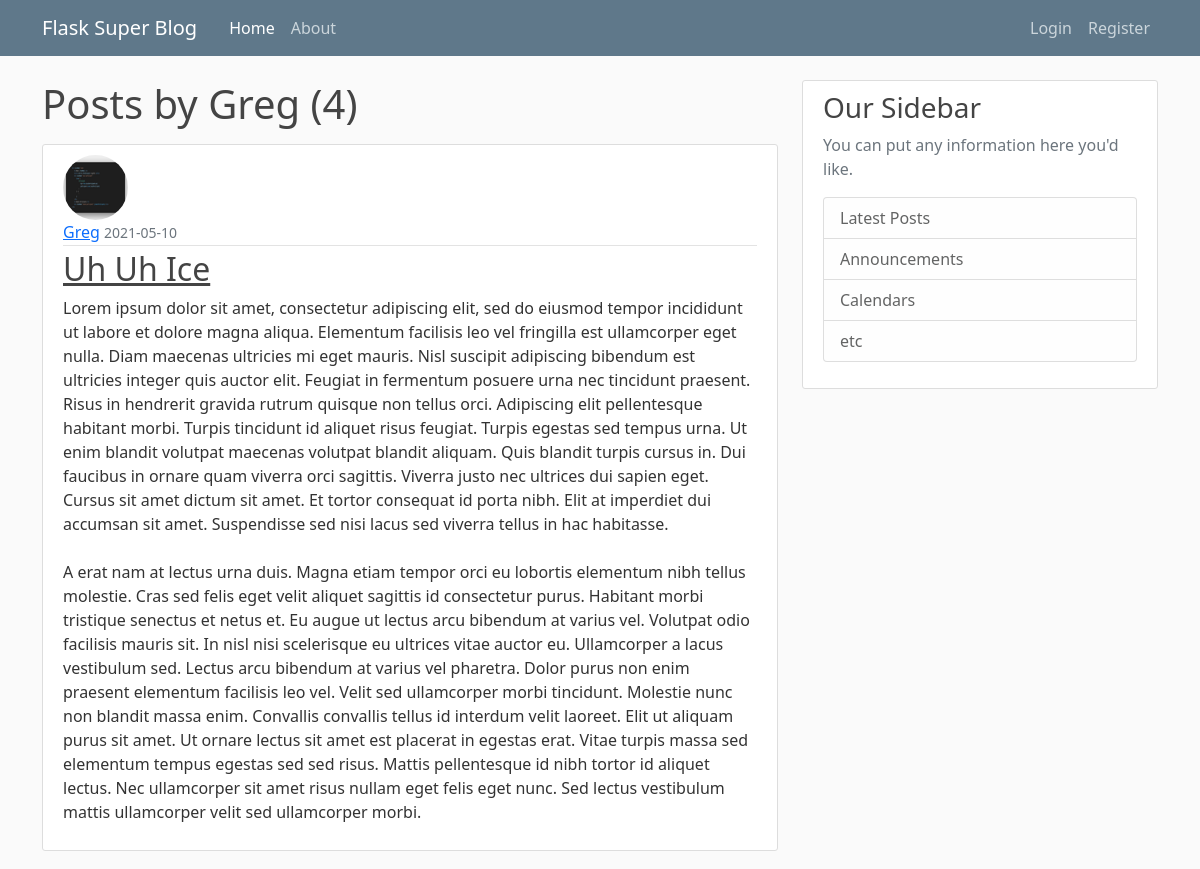
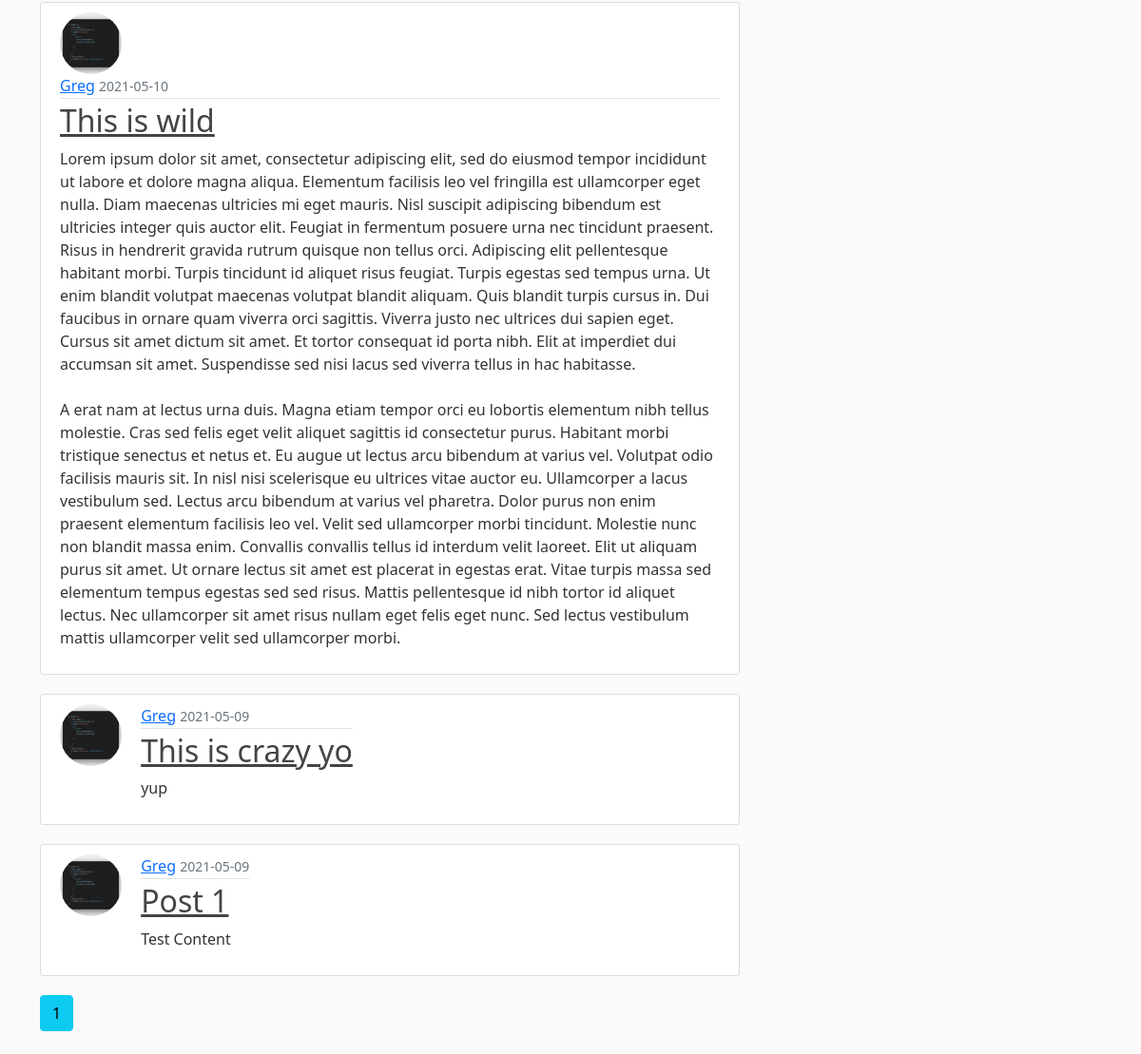
The page /user/Greg on the database its author committed (2 pictures, top to bottom).
### flaskblog/models.py (models this page shows, shortened)
class User(db.Model, UserMixin):
    id = db.Column(db.Integer, primary_key=True)
    username = db.Column(db.String(20), unique=True, nullable=False)
    email = db.Column(db.String(120), unique=True, nullable=False)
    image_file = db.Column(db.String(20), nullable=False, default='default.jpg')
    password = db.Column(db.String(60), nullable=False)
    posts = db.relationship('Post', backref='author', lazy=True)

class Post(db.Model):
    id = db.Column(db.Integer, primary_key=True)
    title = db.Column(db.String(100), nullable=False)
    date_posted = db.Column(db.DateTime, nullable=False, default=datetime.utcnow)
    content = db.Column(db.Text, nullable=False)
    user_id = db.Column(db.Integer, db.ForeignKey('user.id'), nullable=False)

### flaskblog/users/routes.py (the view)
@users.route("/user/<string:username>")
def user_posts(username):
    page = request.args.get('page', 1, type=int)
    user = User.query.filter_by(username=username).first_or_404()
    posts = Post.query.filter_by(author=user).order_by(Post.date_posted.desc()).paginate(page=page, per_page=5)
    return render_template('user_posts.html.j2', posts=posts, user=user)

### flaskblog/templates/user_posts.html.j2
{% extends 'layout.html.j2' %}
{% block content %}
    <h1 class="mb-3">Posts by {{ user.username }} ({{ posts.total }})</h1>
    {% for post in posts.items %}
        <article class="media content-section">
            <img class="rounded-circle article-img" src="{{ url_for('static', filename='profile_pics/' + post.author.image_file) }}" alt="Profile Picture">
            <div class="media-body article-home-page">
                <div class="article-metadata">
                    <a class="mr-2" href="{{ url_for('users.user_posts', username=post.author.username) }}">{{ post.author.username }}</a>
                    <small class="text-muted">{{ post.date_posted.strftime('%Y-%m-%d') }}</small>
                </div>
                <h2><a class="article-title" href="{{ url_for('posts.post', post_id=post.id) }}">{{ post.title }}</a></h2>
                <p class="article-content">{{ post.content }}</p>
            </div>
        </article>
    {% endfor %}
    {% for page_num in posts.iter_pages(left_edge=1, right_edge=1, left_current=1, right_current=2) %}
        {% if page_num %}
            {% if posts.page == page_num %}
                <a class="btn btn-info mb-4" href="{{ url_for('users.user_posts', username=user.username, page=page_num) }}">{{ page_num }}</a>
            {% else %}
                <a class="btn btn-outline-info mb-4" href="{{ url_for('users.user_posts', username=user.username, page=page_num) }}">{{ page_num }}</a>
            {% endif %}
        {% else %}
            ...
        {% endif %}
    {% endfor %}
{% endblock content %}

### flaskblog/static/main.css (style rules this page uses)
body { background: #fafafa; color: #333333; margin-top: 5rem; }
h1, h2, h3, h4, h5, h6 { color: #444444; }
.content-section { background: #ffffff; padding: 10px 20px; border: 1px solid #dddddd; border-radius: 3px; margin-bottom: 20px; }
.article-title { color: #444444; }
.article-content { white-space: pre-line; }
.article-img { height: 65px; width: 65px; margin-right: 16px; display: inline; vertical-align: top; }
.article-metadata { padding-bottom: 1px; margin-bottom: 4px; border-bottom: 1px solid #e3e3e3; }
.article-home-page { display: inline-block; }

### rows shown on the page
User: username "Greg"
Post: image_file (picture), author.username "Greg", date_posted "2021-05-10", title "Uh Uh Ice", content "Lorem ipsum dolor sit amet, consectetur adipiscing elit, sed do eiusmod tempor incididunt ut labore et dolore magna aliqua. Elementum facilisis leo vel fringilla est ullamcorper eget nulla. Diam maecenas ultricies mi eget mauris. Nisl suscipit adipiscing bibendum est ultricies integer quis auctor elit. Feugiat in fermentum posuere urna nec tincidunt praesent. Risus in hendrerit gravida rutrum quisque non tellus orci. Adipiscing elit pellentesque habitant morbi. Turpis tincidunt id aliquet risus feugiat. Turpis egestas sed tempus urna. Ut enim blandit volutpat maecenas volutpat blandit aliquam. Quis blandit turpis cursus in. Dui faucibus in ornare quam viverra orci sagittis. Viverra justo…"
Post: image_file (picture), author.username "Greg", date_posted "2021-05-10", title "This is wild", content "Lorem ipsum dolor sit amet, consectetur adipiscing elit, sed do eiusmod tempor incididunt ut labore et dolore magna aliqua. Elementum facilisis leo vel fringilla est ullamcorper eget nulla. Diam maecenas ultricies mi eget mauris. Nisl suscipit adipiscing bibendum est ultricies integer quis auctor elit. Feugiat in fermentum posuere urna nec tincidunt praesent. Risus in hendrerit gravida rutrum quisque non tellus orci. Adipiscing elit pellentesque habitant morbi. Turpis tincidunt id aliquet risus feugiat. Turpis egestas sed tempus urna. Ut enim blandit volutpat maecenas volutpat blandit aliquam. Quis blandit turpis cursus in. Dui faucibus in ornare quam viverra orci sagittis. Viverra justo…"
Post: image_file (picture), author.username "Greg", date_posted "2021-05-09", title "This is crazy yo", content "yup"
Post: image_file (picture), author.username "Greg", date_posted "2021-05-09", title "Post 1", content "Test Content"

### other values the page prints
{{ posts.total }} "4"
{{ page_num }} "1"
